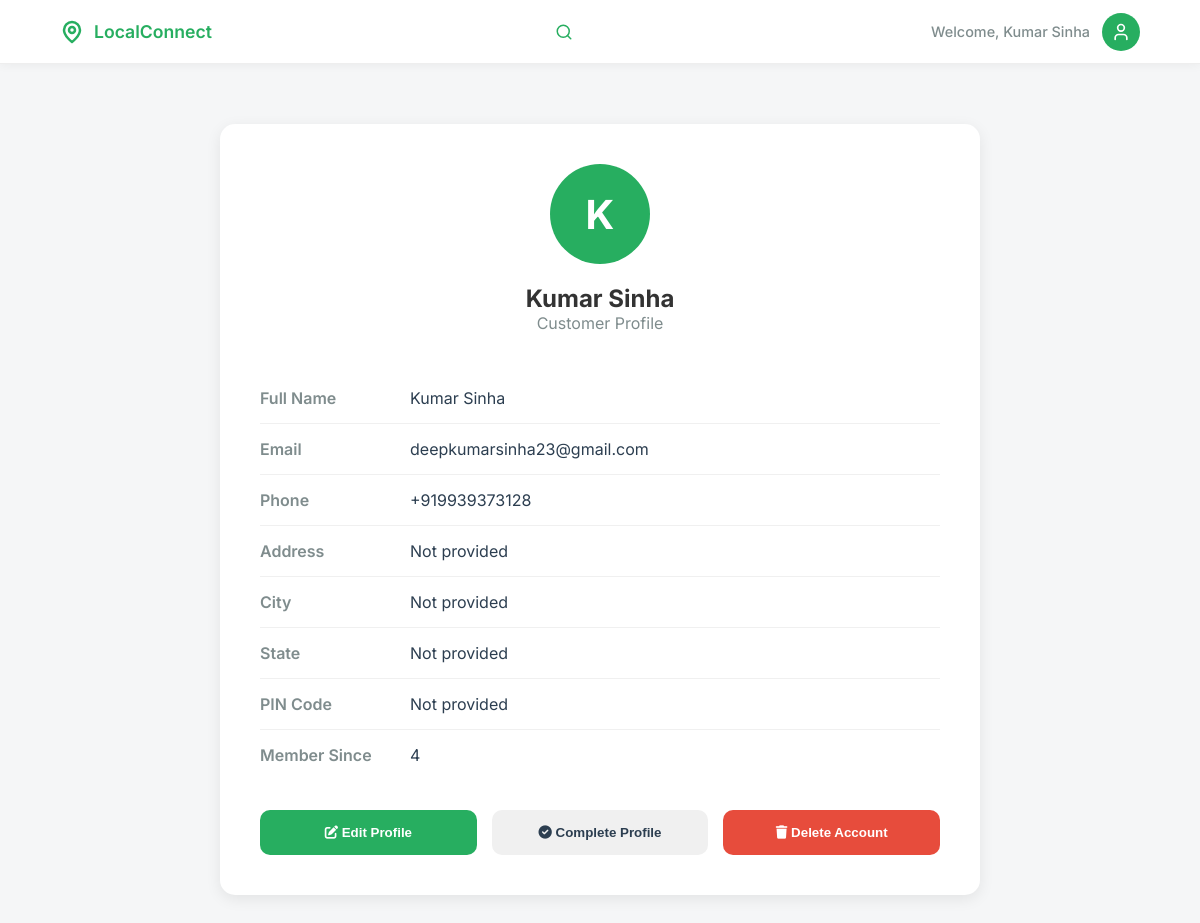
The app's page /customer/profile (signed in), older data.
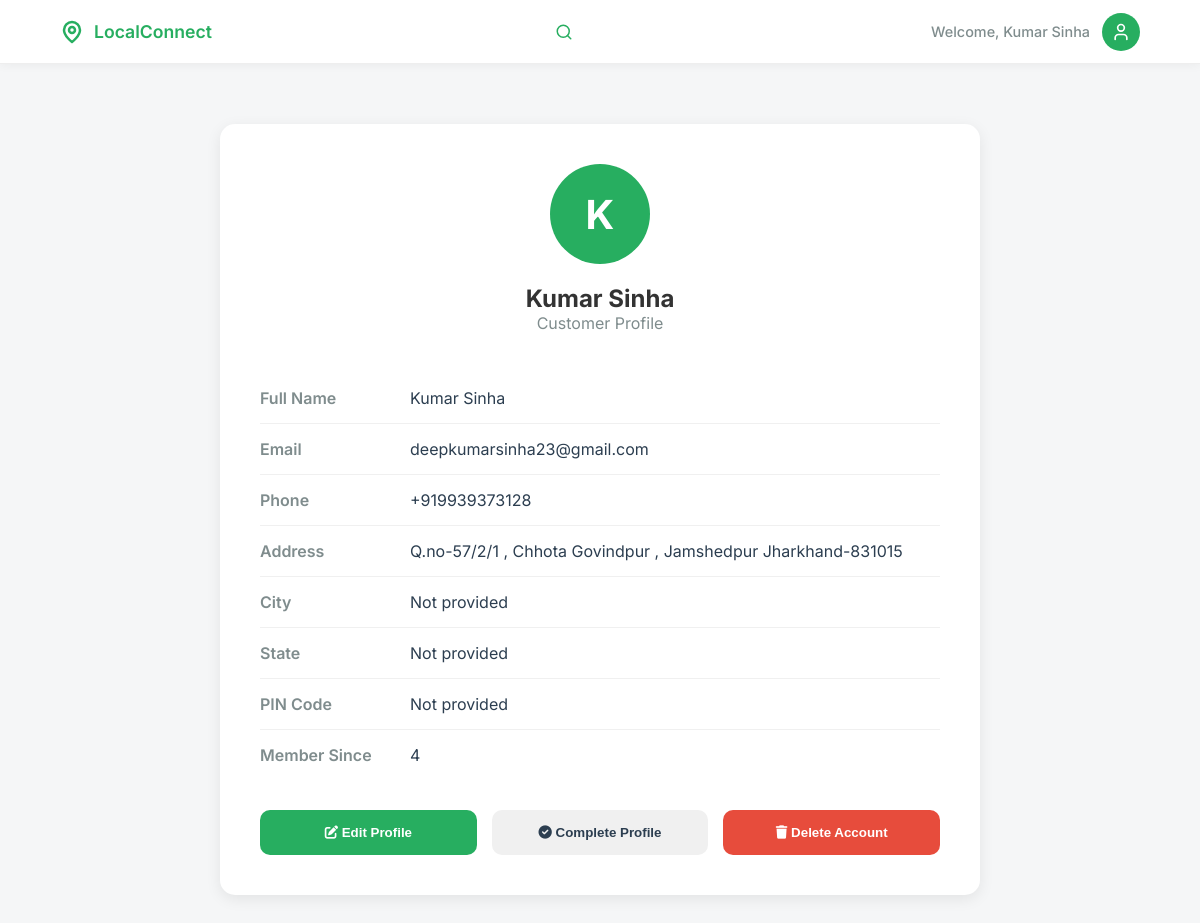
The same page, newer data.
### models/models.py (models this page shows, shortened)
class Customer(db.Model):
    id = db.Column(db.Integer, primary_key=True)
    full_name = db.Column(db.String(100), nullable=False)
    email = db.Column(db.String(120), unique=True, nullable=False)
    phone = db.Column(db.String(20), nullable=False)
    password_hash = db.Column(db.String(128), nullable=False)
    address = db.Column(db.String(500))
    city = db.Column(db.String(100))
    state = db.Column(db.String(100))
    pincode = db.Column(db.String(10))
    latitude = db.Column(db.Float)
    longitude = db.Column(db.Float)
    orders = db.relationship('Order', backref='customer', lazy=True)

### app.py (the view)
@app.route('/customer/profile')
@customer_required
def customer_profile():
    user_id = session.get('user_id')
    customer = Customer.query.get(user_id)
    return render_template('customer/profile.html', user_name=session.get('user_name'), customer=customer, user_id=user_id)

### app.py (called while the page is built)
@app.before_request
def make_session_permanent():
    session.permanent = True

@app.before_request
def check_session_validity():
    if (request.endpoint and
        (request.endpoint.startswith('static') or
         request.endpoint in ['sign_in', 'customer_signup', 'vendor_signup', 'home', 'signup_success'] or
         request.endpoint.startswith('api.') or
         request.endpoint.startswith('get_vendor'))):
        return
    if request.endpoint and request.endpoint.startswith('api.'):
        return

### templates/customer/profile.html (shortened to what this page needs)
<!DOCTYPE html>
<html lang="en">
<head>
    <link rel="stylesheet" href="/static/css/customer/base.css">
    <link rel="stylesheet" href="https://cdnjs.cloudflare.com/ajax/libs/font-awesome/6.0.0/css/all.min.css">
</head>
<body>
    <header class="navbar">
        <div class="nav-container">
            <div class="logo" onclick="window.location.href='/customer/dashboard'">
                <svg width="24" height="24" viewBox="0 0 24 24" fill="none" stroke="currentColor" stroke-width="2.5" stroke-linecap="round" stroke-linejoin="round">
                    <path d="M20 10c0 6-8 12-8 12s-8-6-8-12a8 8 0 0 1 16 0Z"></path>
                    <circle cx="12" cy="10" r="3"></circle>
                </svg>
                <span>LocalConnect</span>
            </div>
            <div class="search-wrapper" id="searchWrapper">
                <svg class="search-icon" width="18" height="18" viewBox="0 0 24 24" fill="none" stroke="currentColor" stroke-width="2" stroke-linecap="round" stroke-linejoin="round">
                    <circle cx="11" cy="11" r="8"></circle>
                    <line x1="21" y1="21" x2="16.65" y2="16.65"></line>
                </svg>
            </div>
            <div class="user-profile">
                <span class="welcome-text">Welcome, {{ user_name or 'Guest' }}</span>
                <div class="avatar" id="profileIcon">
                    <svg width="20" height="20" viewBox="0 0 24 24" fill="none" stroke="currentColor" stroke-width="2" stroke-linecap="round" stroke-linejoin="round">
                        <path d="M19 21v-2a4 4 0 0 0-4-4H9a4 4 0 0 0-4 4v2"></path>
                        <circle cx="12" cy="7" r="4"></circle>
                    </svg>
                </div>
            </div>
        </div>
    </header>
    <main class="profile-container">
        <div class="profile-card">
            <div class="profile-header">
                <div class="profile-avatar" id="profileAvatar"></div>
                <h2>{{ customer.full_name if customer else 'User' }}</h2>
                <p style="color: #7f8c8d;">Customer Profile</p>
            </div>
            <div class="profile-info">
                <div class="info-row">
                    <div class="info-label">Full Name</div>
                    <div class="info-value">{{ customer.full_name if customer else 'Not provided' }}</div>
                </div>
                <div class="info-row">
                    <div class="info-label">Email</div>
                    <div class="info-value">{{ customer.email if customer else 'Not provided' }}</div>
                </div>
                <div class="info-row">
                    <div class="info-label">Phone</div>
                    <div class="info-value">{{ customer.phone if customer else 'Not provided' }}</div>
                </div>
                <div class="info-row">
                    <div class="info-label">Address</div>
                    <div class="info-value">{{ customer.address if customer and customer.address else 'Not provided' }}</div>
                </div>
                <div class="info-row">
                    <div class="info-label">City</div>
                    <div class="info-value">{{ customer.city if customer and customer.city else 'Not provided' }}</div>
                </div>
                <div class="info-row">
                    <div class="info-label">State</div>
                    <div class="info-value">{{ customer.state if customer and customer.state else 'Not provided' }}</div>
                </div>
                <div class="info-row">
                    <div class="info-label">PIN Code</div>
                    <div class="info-value">{{ customer.pincode if customer and customer.pincode else 'Not provided' }}</div>
                </div>
                <div class="info-row">
                    <div class="info-label">Member Since</div>
                    <div class="info-value">{{ customer.id if customer else 'N/A' }}</div>
                </div>
            </div>
            <div class="profile-actions">
                <button class="btn-action btn-edit" onclick="toggleEditMode()">
                    <i class="fa-solid fa-edit"></i> Edit Profile
                </button>
                <button class="btn-action btn-complete" onclick="completeProfile()">
                    <i class="fa-solid fa-check-circle"></i> Complete Profile
                </button>
                <button class="btn-action" style="background: #e74c3c; color: white;" onclick="deleteAccount()">
                    <i class="fa-solid fa-trash"></i> Delete Account
                </button>
            </div>
        </div>
    </main>
</body>
</html>

### static/css/customer/base.css (style rules this page uses)
:root { --bg-color: #f5f6f7; --primary-green: #27ae60; --dark-green: #219150; --text-main: #333; --text-dark: #2c3e50; --text-gray: #7f8c8d; --text-light: #7f8c8d; --card-shadow: 0 4px 15px rgba(0,0,0,0.04); --border-radius: 18px; --bg-light: #f5f7f8; --bg-gray: #f5f7f8; }
* { margin: 0; padding: 0; box-sizing: border-box; transition: all 0.3s cubic-bezier(0.25, 0.8, 0.25, 1); }
body { font-family: 'Inter', sans-serif; background-color: var(--bg-color); color: var(--text-main); overflow-x: hidden; }
.navbar { background: white; height: 64px; display: flex; align-items: center; padding: 0 5%; box-shadow: 0 1px 10px rgba(0,0,0,0.05); position: sticky; top: 0; z-index: 1000; border-bottom: 1px solid #eee; }
.nav-container { width: 100%; max-width: 1200px; margin: 0 auto; display: flex; justify-content: space-between; align-items: center; gap: 15px; }
.logo { display: flex; align-items: center; gap: 10px; color: var(--primary-green); font-weight: 600; font-size: 1.1rem; cursor: pointer; }
.search-wrapper { position: relative; width: 400px; flex: 1; max-width: 450px; transition: all 0.3s ease; }
.search-wrapper.collapsed { width: 40px; max-width: 40px; }
.search-icon { position: absolute; right: 18px; top: 50%; transform: translateY(-50%); color: var(--primary-green); cursor: pointer; }
.user-profile { display: flex; align-items: center; gap: 12px; position: relative; }
.welcome-text { font-size: 0.9rem; color: var(--text-gray); font-weight: 500; }
.avatar { width: 38px; height: 38px; background: var(--primary-green); border-radius: 50%; display: flex; align-items: center; justify-content: center; color: white; font-weight: 600; cursor: pointer; transition: all 0.3s ease; }

### templates/customer/profile.html (style rules this page uses)
.profile-container { max-width: 800px; margin: 40px auto; padding: 20px; }
.profile-card { background: white; border-radius: 15px; padding: 40px; box-shadow: 0 4px 15px rgba(0,0,0,0.08); }
.profile-header { text-align: center; margin-bottom: 40px; }
.profile-avatar { width: 100px; height: 100px; background: #27ae60; border-radius: 50%; display: flex; align-items: center; justify-content: center; margin: 0 auto 20px; color: white; font-size: 40px; font-weight: 700; }
.profile-info { margin: 30px 0; }
.info-row { display: flex; padding: 15px 0; border-bottom: 1px solid #f0f0f0; }
.info-row:last-child { border-bottom: none; }
.info-label { font-weight: 600; color: #7f8c8d; width: 150px; }
.info-value { color: #2c3e50; flex: 1; }
.profile-actions { display: flex; gap: 15px; margin-top: 30px; }
.btn-action { flex: 1; padding: 15px; border: none; border-radius: 10px; font-weight: 600; cursor: pointer; transition: all 0.3s ease; }
.btn-edit { background: #27ae60; color: white; }
.btn-complete { background: #f0f0f0; color: #2c3e50; }

Row changes from the older to the newer data that the page shows:
changed Customer "Kumar Sinha": address "Not provided" → "Q.no-57/2/1 , Chhota Govindpur , Jamshedpur Jharkhand-831015"
